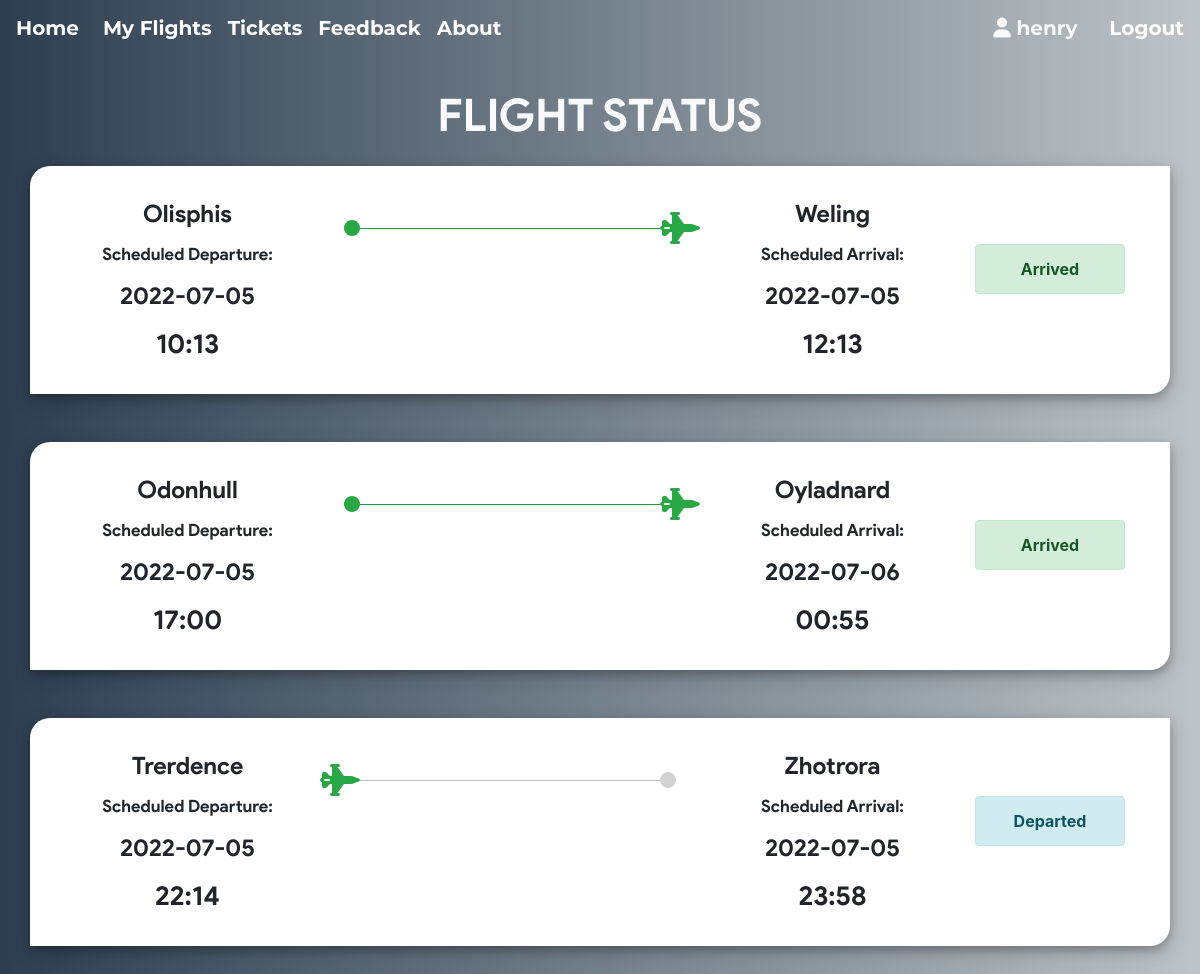
/my_flights.php (signed in), run on the app's committed database.
### tables this page shows
CREATE TABLE `ticket` (
  `ticket_id` int(11) NOT NULL,
  `passenger_id` int(11) NOT NULL,
  `flight_id` int(11) NOT NULL,
  `user_id` int(11) NOT NULL,
  `seat_no` varchar(10) NOT NULL,
  `cost` int(11) NOT NULL,
  `class` varchar(3) NOT NULL
);

CREATE TABLE `flight` (
  `flight_id` int(11) NOT NULL,
  `admin_id` int(11) NOT NULL,
  `arrivale` datetime NOT NULL,
  `departure` datetime NOT NULL,
  `Destination` varchar(20) NOT NULL,
  `source` varchar(20) NOT NULL,
  `airline` varchar(20) NOT NULL,
  `Seats` varchar(110) NOT NULL,
  `duration` varchar(20) NOT NULL,
  `Price` int(11) NOT NULL,
  `status` varchar(6) DEFAULT NULL,
  `issue` varchar(50) DEFAULT NULL,
  `last_seat` varchar(5) DEFAULT '',
  `bus_seats` int(11) DEFAULT '20',
  `last_bus_seat` varchar(5) DEFAULT ''
);

### my_flights.php (the view, shortened to what this page needs)
<?php if(isset($_SESSION['userId'])) {
    require 'helpers/init_conn_db.php';
?>
<main>
    <div class="container">
    <h1 class="text-center text-light mt-4 mb-4">FLIGHT STATUS</h1>
    <?php
    $sql_t = 'SELECT * FROM Ticket WHERE user_id=?';
    $stmt_t = mysqli_stmt_init($conn);
    if(!mysqli_stmt_prepare($stmt_t,$sql_t)) {
        header('Location: ticket.php?error=sqlerror');
        exit();
    } else {
        mysqli_stmt_bind_param($stmt_t,'i',$_SESSION['userId']);
        mysqli_stmt_execute($stmt_t);
        $result_t = mysqli_stmt_get_result($stmt_t);
        while($row_t = mysqli_fetch_assoc($result_t)) {
            $sql = 'SELECT * FROM Passenger_profile WHERE passenger_id=?';
            $stmt = mysqli_stmt_init($conn);
            if(!mysqli_stmt_prepare($stmt,$sql)) {
                header('Location: my_flights.php?error=sqlerror');
                exit();
            } else {
                mysqli_stmt_bind_param($stmt,'i',$row_t['passenger_id']);
                mysqli_stmt_execute($stmt);
                $result = mysqli_stmt_get_result($stmt);
                if ($row = mysqli_fetch_assoc($result)) {
                    $sql_f = 'SELECT * FROM Flight WHERE flight_id=? ';
                    $stmt_f = mysqli_stmt_init($conn);
                    if(!mysqli_stmt_prepare($stmt_f,$sql_f)) {
                        header('Location: my_flights.php?error=sqlerror');
                        exit();
                    } else {
                        mysqli_stmt_bind_param($stmt_f,'i',$row_t['flight_id']);
                        mysqli_stmt_execute($stmt_f);
                        $result_f = mysqli_stmt_get_result($stmt_f);
                        if($row_f = mysqli_fetch_assoc($result_f)) {
                            $date_time_dep = $row_f['departure'];
                            $date_dep = substr($date_time_dep,0,10);
                            $time_dep = substr($date_time_dep,10,6) ;
                            $date_time_arr = $row_f['arrivale'];
                            $date_arr = substr($date_time_arr,0,10);
                            $time_arr = substr($date_time_arr,10,6) ;
                            if($row_f['status'] === '') {
                                $status = "Not yet Departed";
                                $alert = 'alert-primary';
                            } else if($row_f['status'] === 'dep') {
                                $status = "Departed";
                                $alert = 'alert-info';
                            } else if($row_f['status'] === 'issue') {
                                $status = "Delayed";
                                $alert = 'alert-danger';
                            } else if($row_f['status'] === 'arr') {
                                $status = "Arrived";
                                $alert = 'alert-success';
                            }
                            echo '
                            <div class="row out mb-5 ">
                                <div class="col-md-4 order-lg-3 order-md-1"> ';
                                if($row_f['status'] === 'arr') {
                                    echo '
                                    <div class="row">
                                        <div class="col-1 p-0 m-0">
                                            <i class="fa fa-circle mt-4 text-success"
                                                style="float: right;"></i>
                                        </div>
                                        <div class="col-10 p-0 m-0 mt-3" style="float: right;">
                                            <hr class="bg-success">
                                        </div>
                                        <div class="col-1 p-0 m-0">
                                            <i class="fa fa-2x fa-fighter-jet mt-3 text-success"
                                                ></i>
                                        </div>
                                    </div>
                                    ';
                                } else {
                                    echo '
                                    <div class="row">
                                        <div class="col-1 p-0 m-0">
                                            <i class="fa fa-2x fa-fighter-jet mt-3 text-success"
                                                style="float: right;"></i>
                                        </div>
                                        <div class="col-10 p-0 m-0 mt-3" style="float: right;">
                                            <hr style="background-color: lightgrey;">
                                        </div>
                                        <div class="col-1 p-0 m-0">
                                            <i class="fa fa-circle mt-4"
                                                style="color: lightgrey;"></i>
                                        </div>
                                    </div>
                                    ';
                                }
                                    echo '
                                </div>
                                <div class="col-md-3 col-6 order-md-2 pl-0 text-center
                                    order-lg-2 card-dep">
                                    <p class="city">'.$row_f['source'].'</p>
                                    <p class="stat">Scheduled Departure:</p>
                                    <p class="date">'.$date_dep.'</p>
                                    <p class="time">'.$time_dep.'</p>
                                </div>
                                <div class="col-md-3 col-6 order-md-4 pr-0 text-center
                                    order-lg-4 card-arr"
                                    style="float: right;">
                                    <p class="city">'.$row_f['Destination'].'</p>
                                    <p class="stat">Scheduled Arrival:</p>
                                    <p class="date">'.$date_arr.'</p>
                                    <p class="time">'.$time_arr.'</p>
                                </div>
                                <div class="col-lg-2 order-md-12">
                                    <div class="alert '.$alert.' mt-5 text-center"
                                        role="alert">
                                        '.$status.'
                                    </div>
                                </div>
                            </div> ';
                        }
                    }
                }
            }
        }
    }
    ?>
</div>
</main>
<?php } ?>

### my_flights.php (style rules this page uses)
body { background: #bdc3c7; background: -webkit-linear-gradient(to right, #2c3e50, #bdc3c7); background: linear-gradient(to right, #2c3e50, #bdc3c7); }
div.out { padding: 30px; box-shadow: 0 4px 8px 0 rgba(0, 0, 0, 0.2), 0 6px 20px 0 rgba(0, 0, 0, 0.19); border-top-left-radius: 20px; border-bottom-right-radius: 20px; }
.city { font-size: 24px; }
p { margin-bottom: 10px; font-family: product sans; }
.alert { font-weight: bold; }
.date { font-size: 24px; }
.time { font-size: 27px; margin-bottom: 0px; }
.stat { font-size: 17px; }
h1 { font-weight: lighter !important; font-size: 45px !important; margin-bottom: 20px; font-family :'product sans' !important; font-weight: bolder; }
.row { background-color: white; }

### data on the page
ticket: flight.source "Olisphis", flight.departure "2022-07-05", flight.departure "10:13", flight.Destination "Weling", flight.arrivale "2022-07-05", flight.arrivale "12:13", flight.status "Arrived"
ticket: flight.source "Odonhull", flight.departure "2022-07-05", flight.departure "17:00", flight.Destination "Oyladnard", flight.arrivale "2022-07-06", flight.arrivale "00:55", flight.status "Arrived"
ticket: flight.source "Trerdence", flight.departure "2022-07-05", flight.departure "22:14", flight.Destination "Zhotrora", flight.arrivale "2022-07-05", flight.arrivale "23:58", flight.status "Departed"

### other printed values
$_SESSION['userUid'] "henry"
